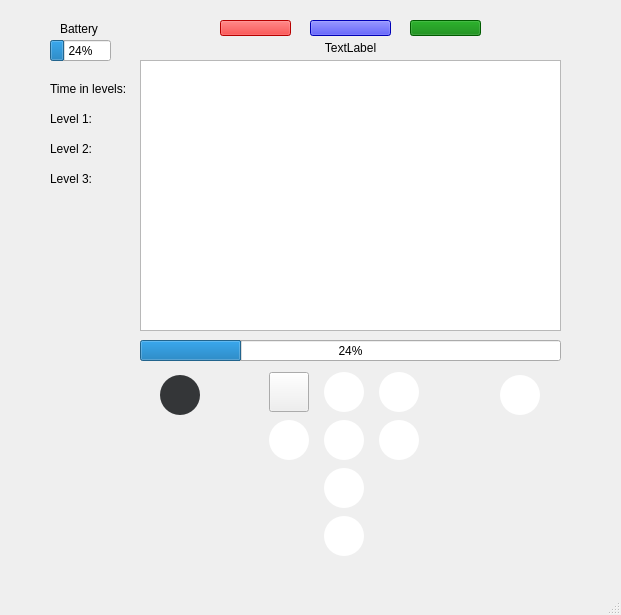
<?xml version="1.0" encoding="UTF-8"?>
<ui version="4.0">
 <class>MainWindow</class>
 <widget class="QMainWindow" name="MainWindow">
  <property name="geometry">
   <rect>
    <x>0</x>
    <y>0</y>
    <width>621</width>
    <height>615</height>
   </rect>
  </property>
  <property name="windowTitle">
   <string>                  HeartWave</string>
  </property>
  <property name="autoFillBackground">
   <bool>true</bool>
  </property>
  <widget class="QWidget" name="centralwidget">
   <widget class="QCustomPlot" name="customPlot" native="true">
    <property name="geometry">
     <rect>
      <x>140</x>
      <y>60</y>
      <width>421</width>
      <height>271</height>
     </rect>
    </property>
   </widget>
   <widget class="QPushButton" name="blueButton">
    <property name="geometry">
     <rect>
      <x>310</x>
      <y>20</y>
      <width>81</width>
      <height>16</height>
     </rect>
    </property>
    <property name="styleSheet">
     <string notr="true">QPushButton {
	background-color: blue;
}</string>
    </property>
    <property name="text">
     <string/>
    </property>
    <property name="checkable">
     <bool>true</bool>
    </property>
   </widget>
   <widget class="QPushButton" name="greenButton">
    <property name="geometry">
     <rect>
      <x>410</x>
      <y>20</y>
      <width>71</width>
      <height>16</height>
     </rect>
    </property>
    <property name="styleSheet">
     <string notr="true">QPushButton{
	background-color: green;
}</string>
    </property>
    <property name="text">
     <string/>
    </property>
    <property name="checkable">
     <bool>false</bool>
    </property>
   </widget>
   <widget class="QPushButton" name="redButton">
    <property name="geometry">
     <rect>
      <x>220</x>
      <y>20</y>
      <width>71</width>
      <height>16</height>
     </rect>
    </property>
    <property name="styleSheet">
     <string notr="true">QPushButton {
	background-color: red;
}</string>
    </property>
    <property name="text">
     <string/>
    </property>
    <property name="checkable">
     <bool>false</bool>
    </property>
   </widget>
   <widget class="QProgressBar" name="batteryBar">
    <property name="geometry">
     <rect>
      <x>50</x>
      <y>40</y>
      <width>61</width>
      <height>21</height>
     </rect>
    </property>
    <property name="value">
     <number>24</number>
    </property>
   </widget>
   <widget class="QProgressBar" name="breathBar">
    <property name="geometry">
     <rect>
      <x>140</x>
      <y>340</y>
      <width>421</width>
      <height>21</height>
     </rect>
    </property>
    <property name="value">
     <number>24</number>
    </property>
    <property name="textDirection">
     <enum>QProgressBar::BottomToTop</enum>
    </property>
   </widget>
   <widget class="QLabel" name="menuLabel">
    <property name="geometry">
     <rect>
      <x>260</x>
      <y>40</y>
      <width>181</width>
      <height>16</height>
     </rect>
    </property>
    <property name="styleSheet">
     <string notr="true"/>
    </property>
    <property name="text">
     <string>TextLabel</string>
    </property>
    <property name="alignment">
     <set>Qt::AlignCenter</set>
    </property>
   </widget>
   <widget class="QPushButton" name="chargeButton">
    <property name="geometry">
     <rect>
      <x>500</x>
      <y>375</y>
      <width>40</width>
      <height>40</height>
     </rect>
    </property>
    <property name="minimumSize">
     <size>
      <width>40</width>
      <height>40</height>
     </size>
    </property>
    <property name="maximumSize">
     <size>
      <width>40</width>
      <height>40</height>
     </size>
    </property>
    <property name="baseSize">
     <size>
      <width>40</width>
      <height>40</height>
     </size>
    </property>
    <property name="styleSheet">
     <string notr="true">QPushButton {
image: url(:/buttons/chargeButton.svg);
background-color: #ffffff;
border-radius: 20px;
}

QPushButton:pressed {
	background-color: #ffd300;
}</string>
    </property>
    <property name="text">
     <string/>
    </property>
   </widget>
   <widget class="QLabel" name="sessionTime">
    <property name="enabled">
     <bool>true</bool>
    </property>
    <property name="geometry">
     <rect>
      <x>300</x>
      <y>60</y>
      <width>111</width>
      <height>17</height>
     </rect>
    </property>
    <property name="text">
     <string>Time Elapsed: 0s</string>
    </property>
   </widget>
   <widget class="QLabel" name="batteryLabel">
    <property name="geometry">
     <rect>
      <x>60</x>
      <y>20</y>
      <width>41</width>
      <height>17</height>
     </rect>
    </property>
    <property name="text">
     <string>Battery</string>
    </property>
   </widget>
   <widget class="QWidget" name="layoutWidget">
    <property name="geometry">
     <rect>
      <x>260</x>
      <y>370</y>
      <width>171</width>
      <height>191</height>
     </rect>
    </property>
    <layout class="QGridLayout" name="gridLayout">
     <item row="1" column="2">
      <widget class="QPushButton" name="rightButton">
       <property name="minimumSize">
        <size>
         <width>40</width>
         <height>40</height>
        </size>
       </property>
       <property name="maximumSize">
        <size>
         <width>40</width>
         <height>40</height>
        </size>
       </property>
       <property name="baseSize">
        <size>
         <width>40</width>
         <height>40</height>
        </size>
       </property>
       <property name="styleSheet">
        <string notr="true">QPushButton {
image: url(:/buttons/rightButton.svg);
background-color: #ffffff;
border-radius: 20px;
}

QPushButton:pressed {
	background-color: #ffd300;
}</string>
       </property>
       <property name="text">
        <string/>
       </property>
      </widget>
     </item>
     <item row="0" column="1">
      <widget class="QPushButton" name="upButton">
       <property name="minimumSize">
        <size>
         <width>40</width>
         <height>40</height>
        </size>
       </property>
       <property name="maximumSize">
        <size>
         <width>40</width>
         <height>40</height>
        </size>
       </property>
       <property name="baseSize">
        <size>
         <width>40</width>
         <height>40</height>
        </size>
       </property>
       <property name="styleSheet">
        <string notr="true">QPushButton {
image: url(:/buttons/upButton.svg);
background-color: #ffffff;
border-radius: 20px;
}

QPushButton:pressed {
	background-color: #ffd300;
}</string>
       </property>
       <property name="text">
        <string/>
       </property>
      </widget>
     </item>
     <item row="0" column="2">
      <widget class="QPushButton" name="menuButton">
       <property name="minimumSize">
        <size>
         <width>40</width>
         <height>40</height>
        </size>
       </property>
       <property name="maximumSize">
        <size>
         <width>40</width>
         <height>40</height>
        </size>
       </property>
       <property name="baseSize">
        <size>
         <width>40</width>
         <height>40</height>
        </size>
       </property>
       <property name="styleSheet">
        <string notr="true">QPushButton {
image: url(:/buttons/menuButton.svg);
background-color: #ffffff;
border-radius: 20px;
}

QPushButton:pressed {
	background-color: #ffd300;
}</string>
       </property>
       <property name="text">
        <string/>
       </property>
      </widget>
     </item>
     <item row="1" column="1">
      <widget class="QPushButton" name="okButton">
       <property name="minimumSize">
        <size>
         <width>40</width>
         <height>40</height>
        </size>
       </property>
       <property name="maximumSize">
        <size>
         <width>40</width>
         <height>40</height>
        </size>
       </property>
       <property name="baseSize">
        <size>
         <width>40</width>
         <height>40</height>
        </size>
       </property>
       <property name="styleSheet">
        <string notr="true">QPushButton {
image: url(:/buttons/okButton.svg);
background-color: #ffffff;
border-radius: 20px;
}

QPushButton:pressed {
	background-color: #ffd300;
}</string>
       </property>
       <property name="text">
        <string/>
       </property>
      </widget>
     </item>
     <item row="0" column="0">
      <widget class="QPushButton" name="backButton">
       <property name="minimumSize">
        <size>
         <width>40</width>
         <height>40</height>
        </size>
       </property>
       <property name="maximumSize">
        <size>
         <width>40</width>
         <height>40</height>
        </size>
       </property>
       <property name="baseSize">
        <size>
         <width>40</width>
         <height>40</height>
        </size>
       </property>
       <property name="styleSheet">
        <string notr="true">QPushButton {
image: url(:/buttons/backButton.svg);
background-color: #ffffff;
border-radius: 20px;
}

QPushButton:pressed {
	background-color: #ffd300;
}&lt;?xml version=&quot;1.0&quot; encoding=&quot;UTF-8&quot;?&gt;
&lt;ui version=&quot;4.0&quot;&gt;
 &lt;widget name=&quot;__qt_fake_top_level&quot;&gt;
  &lt;widget class=&quot;QPushButton&quot; name=&quot;sampleButton&quot;&gt;
   &lt;property name=&quot;geometry&quot;&gt;
    &lt;rect&gt;
     &lt;x&gt;140&lt;/x&gt;
     &lt;y&gt;430&lt;/y&gt;
     &lt;width&gt;40&lt;/width&gt;
     &lt;height&gt;40&lt;/height&gt;
    &lt;/rect&gt;
   &lt;/property&gt;
   &lt;property name=&quot;minimumSize&quot;&gt;
    &lt;size&gt;
     &lt;width&gt;40&lt;/width&gt;
     &lt;height&gt;40&lt;/height&gt;
    &lt;/size&gt;
   &lt;/property&gt;
   &lt;property name=&quot;maximumSize&quot;&gt;
    &lt;size&gt;
     &lt;width&gt;40&lt;/width&gt;
     &lt;height&gt;40&lt;/height&gt;
    &lt;/size&gt;
   &lt;/property&gt;
   &lt;property name=&quot;baseSize&quot;&gt;
    &lt;size&gt;
     &lt;width&gt;40&lt;/width&gt;
     &lt;height&gt;40&lt;/height&gt;
    &lt;/size&gt;
   &lt;/property&gt;
   &lt;property name=&quot;styleSheet&quot;&gt;
    &lt;string notr=&quot;true&quot;&gt;QPushButton {
image: url(:/buttons/rightButton.svg);
background-color: #ffffff;
border-radius: 20px;
}

QPushButton:pressed {
	background-color: #ffd300;
}&lt;/string&gt;
   &lt;/property&gt;
   &lt;property name=&quot;text&quot;&gt;
    &lt;string/&gt;
   &lt;/property&gt;
  &lt;/widget&gt;
 &lt;/widget&gt;
 &lt;resources/&gt;
&lt;/ui&gt;
</string>
       </property>
       <property name="text">
        <string/>
       </property>
      </widget>
     </item>
     <item row="1" column="0">
      <widget class="QPushButton" name="leftButton">
       <property name="minimumSize">
        <size>
         <width>40</width>
         <height>40</height>
        </size>
       </property>
       <property name="maximumSize">
        <size>
         <width>40</width>
         <height>40</height>
        </size>
       </property>
       <property name="baseSize">
        <size>
         <width>40</width>
         <height>40</height>
        </size>
       </property>
       <property name="styleSheet">
        <string notr="true">QPushButton {
image: url(:/buttons/leftButton.svg);
background-color: #ffffff;
border-radius: 20px;
}

QPushButton:pressed {
	background-color: #ffd300;
}</string>
       </property>
       <property name="text">
        <string/>
       </property>
      </widget>
     </item>
     <item row="2" column="1">
      <widget class="QPushButton" name="downButton">
       <property name="minimumSize">
        <size>
         <width>40</width>
         <height>40</height>
        </size>
       </property>
       <property name="maximumSize">
        <size>
         <width>40</width>
         <height>40</height>
        </size>
       </property>
       <property name="baseSize">
        <size>
         <width>40</width>
         <height>40</height>
        </size>
       </property>
       <property name="styleSheet">
        <string notr="true">QPushButton {
image: url(:/buttons/downButton.svg);
background-color: #ffffff;
border-radius: 20px;
}

QPushButton:pressed {
	background-color: #ffd300;
}</string>
       </property>
       <property name="text">
        <string/>
       </property>
      </widget>
     </item>
     <item row="4" column="1">
      <widget class="QPushButton" name="powerButton">
       <property name="minimumSize">
        <size>
         <width>40</width>
         <height>40</height>
        </size>
       </property>
       <property name="maximumSize">
        <size>
         <width>40</width>
         <height>40</height>
        </size>
       </property>
       <property name="baseSize">
        <size>
         <width>40</width>
         <height>40</height>
        </size>
       </property>
       <property name="styleSheet">
        <string notr="true">QPushButton {
image: url(:/buttons/powerButton.svg);
background-color: #ffffff;
border-radius: 20px;
}

QPushButton:pressed {
	background-color: #ffd300;
}</string>
       </property>
       <property name="text">
        <string/>
       </property>
      </widget>
     </item>
    </layout>
   </widget>
   <widget class="QListWidget" name="mainMenuListView">
    <property name="geometry">
     <rect>
      <x>140</x>
      <y>60</y>
      <width>421</width>
      <height>271</height>
     </rect>
    </property>
   </widget>
   <widget class="QLabel" name="coherence">
    <property name="geometry">
     <rect>
      <x>170</x>
      <y>60</y>
      <width>121</width>
      <height>17</height>
     </rect>
    </property>
    <property name="text">
     <string>Coherence: 0.0</string>
    </property>
   </widget>
   <widget class="QLabel" name="achievement">
    <property name="geometry">
     <rect>
      <x>440</x>
      <y>60</y>
      <width>111</width>
      <height>17</height>
     </rect>
    </property>
    <property name="text">
     <string>Achievement: 0.0</string>
    </property>
   </widget>
   <widget class="QLabel" name="levelsHeader">
    <property name="geometry">
     <rect>
      <x>50</x>
      <y>80</y>
      <width>81</width>
      <height>17</height>
     </rect>
    </property>
    <property name="text">
     <string>Time in levels:</string>
    </property>
   </widget>
   <widget class="QLabel" name="level1">
    <property name="geometry">
     <rect>
      <x>50</x>
      <y>110</y>
      <width>81</width>
      <height>17</height>
     </rect>
    </property>
    <property name="text">
     <string>Level 1:</string>
    </property>
   </widget>
   <widget class="QLabel" name="level2">
    <property name="geometry">
     <rect>
      <x>50</x>
      <y>140</y>
      <width>81</width>
      <height>17</height>
     </rect>
    </property>
    <property name="text">
     <string>Level 2:</string>
    </property>
   </widget>
   <widget class="QLabel" name="level3">
    <property name="geometry">
     <rect>
      <x>50</x>
      <y>170</y>
      <width>81</width>
      <height>17</height>
     </rect>
    </property>
    <property name="text">
     <string>Level 3:</string>
    </property>
   </widget>
   <widget class="QPushButton" name="contactBox">
    <property name="geometry">
     <rect>
      <x>160</x>
      <y>375</y>
      <width>40</width>
      <height>40</height>
     </rect>
    </property>
    <property name="minimumSize">
     <size>
      <width>40</width>
      <height>40</height>
     </size>
    </property>
    <property name="maximumSize">
     <size>
      <width>40</width>
      <height>40</height>
     </size>
    </property>
    <property name="baseSize">
     <size>
      <width>40</width>
      <height>40</height>
     </size>
    </property>
    <property name="styleSheet">
     <string notr="true">QPushButton {
image: url(:/icons/electrodeOn.svg);
background-color: #343638;
border-radius: 20px;
}

QPushButton::checked {
image: url(:/icons/electrodeOff.svg);
background-color: #343638;
border-radius: 20px;
}</string>
    </property>
    <property name="text">
     <string/>
    </property>
    <property name="checkable">
     <bool>true</bool>
    </property>
    <property name="checked">
     <bool>false</bool>
    </property>
   </widget>
   <zorder>customPlot</zorder>
   <zorder>blueButton</zorder>
   <zorder>greenButton</zorder>
   <zorder>redButton</zorder>
   <zorder>batteryBar</zorder>
   <zorder>breathBar</zorder>
   <zorder>menuLabel</zorder>
   <zorder>chargeButton</zorder>
   <zorder>batteryLabel</zorder>
   <zorder>layoutWidget</zorder>
   <zorder>coherence</zorder>
   <zorder>sessionTime</zorder>
   <zorder>achievement</zorder>
   <zorder>levelsHeader</zorder>
   <zorder>level1</zorder>
   <zorder>level2</zorder>
   <zorder>level3</zorder>
   <zorder>mainMenuListView</zorder>
   <zorder>contactBox</zorder>
  </widget>
  <widget class="QMenuBar" name="menubar">
   <property name="geometry">
    <rect>
     <x>0</x>
     <y>0</y>
     <width>621</width>
     <height>22</height>
    </rect>
   </property>
  </widget>
  <widget class="QStatusBar" name="statusbar"/>
 </widget>
 <customwidgets>
  <customwidget>
   <class>QCustomPlot</class>
   <extends>QWidget</extends>
   <header>qcustomplot.h</header>
   <container>1</container>
  </customwidget>
 </customwidgets>
 <resources/>
 <connections/>
</ui>
